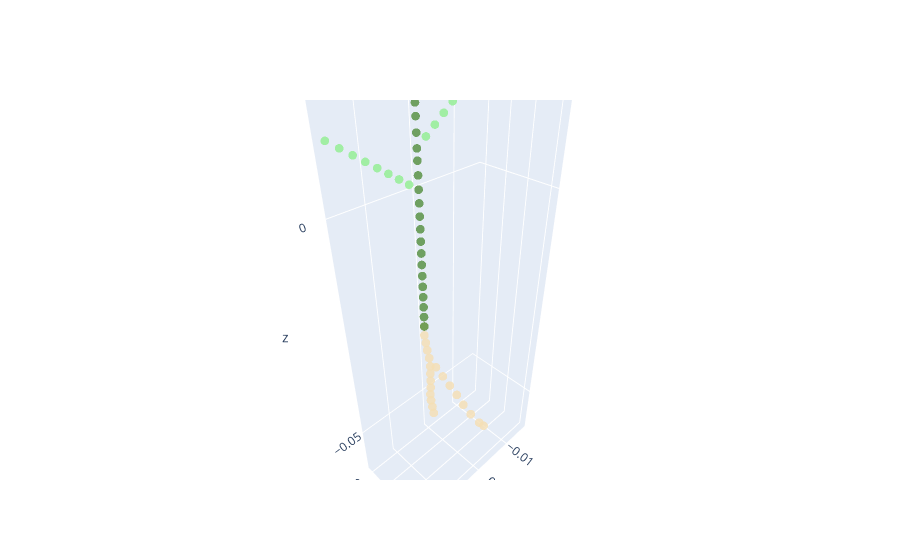

Notebook cell for this chart:
### Code cell
# change lb to 3 based on the testXML created in last section
name = 'testXML'
change_parameter('testXML', 'testXML', 'stem', '1', 'lb', 'value','3')
smallplant = CPlantBox(name, time, name) # make a plant object in python
fig = visual_plant(smallplant)    
fig.show()
# now there is 3 branches again
